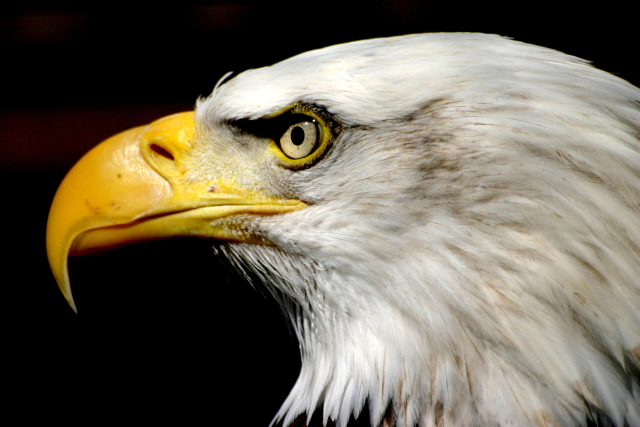
#> input picture session_1_images/eagle_image.jpg, 1279 x 853 px (shown at 1/2 size); its folder holds 4 pictures in this run
$ jupyter execute --allow-errors Session_2_Basics_of_Python.ipynb
#> lines starting #> are read from the running program, lines starting #| are printed output that depends on the picture
# The ins and outs of Python

Every programming language has its own set of keywords and rules that programers need to follow when writing their code. As mentioned in the first session, Python has a very simple syntax that is easy to learn and follow.

The following are the fundamentals of programming that you will need to get started. As you practice and progress your skills you can cover more advanced topics. The great thing about these fundamentals is that they are the building blocks of all programs and all languages incorporate them in some form or another. Once you wish to learn another programming language all of these fundamental concepts will still apply and you will only need to learn how to write/utilize them in the new language.

### Basic Syntax

- programs are split into blocks of code that accomplish subtasks which are chained together to achieve the main task of the program
- some times blocks are a requirement of the programming language (e.g. loops) and other times the decision of using blocks is at the descretion of the programmer (e.g. user-define functions)
- using code blocks intentionally can make a problem easier to solve, a program easier to understand, and when done well it will allow you to reuse parts of a program in future programs
- a program can contain any number of blocks
- blocks can be nested within each other and can made up of any number of lines
- some programming languages use punctuation for dividing blocks (e.g. curly brackets {})
- **Python** uses **whitespace indentions** to divide blocks and enforce its structure
- the standard indention for each new block is 4 spaces (1 tab) from the previous block

For example in an *if statement*:

[cell 1]
if True:
    print("True")

everything that follows the line *if True:* needs to be distinguished as a block that we only want to run when the *condition* is True; as such we need to indent to separate the block from the initial line.

Nesting blocks works in the same way, with each level of indent indicating which block the line of code belongs to:

[cell 2]
print("This line is part of block 1")
if True:
    print("This line is part of block 2")
    if True:
        print("This line is part of block 3")
    print("This line is also part of block 2")
print("This line is part of block 1 again")

Lines 1, 2, and 7 are part of the same block; lines 3, 4, and 6 are part of the same block; line 5 is on its own block

Programs will typically run on a block by block basis which means if one line of a certain block is run than the rest of the block will also run. If this shouldn't be the case for your lines of code then they should be in separate blocks.

***

- long lines of code with several components can be split among several lines for easier reading
- **Python's** *line break* character is a backslash \
- for statements within brackets (), [], or {} the backslash is not needed.
- the indention of the continued line is arbitrary; ideally something easy to read
- lines should be broken after natural points such as arithmetic symbols (+-\*/) or commas

For example

[cell 3]
total_1 = 243 + 23452 + 63634
total_2 = 243 + \
          23452 + \
          63634
total_3 = 243 + \
                        23452 + \
    63634

are all valid and will be read by the computer in the same way. Note that the line for *total_2* is much easier to read than that for *total_3*.

For splitting within brackets the backslash is not needed:

[cell 4]
total = (243 +
         23452 +
         63634)
listing = [1,
           2,
           3,
           4]
print(
    "first",
    "second",
    "third"
    )

***

- comments can be added to your code to keep track of what you've done and to make it easier for other to understand
- comments are ignored by the computer when the program runs; they're purely for programmers
- **Python** uses the hash sign # for *single-line* comments and triple quotations """ """ for *mutli-line* comments
- everything on the same line and following the # will be ignored by the computer
- everything between the triple quotations will be ignored by the computer

For example:

[cell 5]
"""
Using triple quotations allows us to write
comments over several lines making it
ideal for long comments...
"""
# ...and hash allows us to write single-lined comments...
print("...") # ...which can follow on the same line as code!

***

Lastly we have a set of reserved keywords that Python uses to understand what to do. You'll notice that most code editors will highlight these words in a different color (Jupyter's default is green) to show that they are reserved and cannot be used for variable names. Here's a list:

#> (a cell that did not finish here is left out)

The majority of these will be explained and used throughout this workshop series.

***
### Variables & Data Types

- programming languages have a series of different data types and data structures to help classify data and optimze their use
- **Python** doesn't require explicit declaration of the data type the variable will store; the data type is inferred by the format of the value assigned to the variable
- values (placed to the right of an equality sign, =) can be assigned to variables (placed on the left of an equality sign =)
- variable can be named using a series of letters, numbers, and underscores but the name must start with a letter (other special characters cannot be used)
- **Python** has a number of built-in data types including: *Numbers*, *Booleans*, *Strings*, *Lists*, *Tuples*, and *Dictionaries*

Here's an example of assigning three different data types to variables:

[cell 7]
var_1 = 100
var_2 = True
var_3 = "Test"

The three variables use the standard naming convention of using lowercase with underscore separaters. Each of the variables has a different type that **Python** recognizes based on special characters and keywords.

***
##### Numbers

- *numbers* can be assigned to a variable by simply using a number value thats positive, negative, and/or a decimal
- *numbers* are further divided into subtypes *float* and *integers*
- *integers* are whole numbers and *floats* are numbers containing a decimal point
- for very large or very small values we can add powers of ten by appending *e* and the power value

E.g.

[cell 8]
var_1 = 1    # integer number
var_2 = 1.0  # float number
var_3 = 1.   # float number
var_4 = 2e3  # large float number equal to 2x(10^3) = 2x10x10x10 = 2000
var_5 = 2e-3 # small float number equal to 2x(10^(-3)) = 2/10/10/10 = 0.002

***
##### Strings

- *strings* are used to store letters, punctuation, and the character equivalents of numbers
- *strings* can be assigned to a variables by putting the data between a set of quotation marks (single or double)
- special characters and punctuation can be added to the string using the backslash \; these are called escape characters
- some common escape characters are: \n for a newline, \t for a horizontal tab, \\ for a backslash, \' for a single quote, \" for a double quote
- the escape character for single/double quotes only needs to be used if the quotes match the enclosing quotes

E.g.

[cell 9]
var_1 = "This string contains several letters, the number 314, and the following punctuation: !@#$%^&*()_+-=[]{};''<.?/"
var_2 = "5"    # this is a string of the number 5 and is used in different ways than the numberical variable

var_3 = "The newline character \n will split the string to several lines when printed and a horizontal tab \t will add space to the printed text."
print(var_3)

var_4 = "For different 'quotes' no escape character is needed."
print(var_4)

var_5 = "For the same \"quotes\" we need to use escape characters."
print(var_5)

var_6 = "A single backslash \
can be used to split the line of code (not shown when printed) and a double quote \\ will add a backslash character to the string."
print(var_6)

***
##### Booleans

- *booleans* is a logic data type that can be assigned a truth value using the keywords **True** or **False**
- *booleans* are useful when we want the program to include conditional decisions
- the *integer* values 1 and 0 are completely interchangable with **True** and **False** respectively
- when used in a conditional (e.g. *if statement*) any number besides 0 will evaluate as true
- when used in a conditional any non-empty string will evaluate as true

E.g.

[cell 10]
var_1 = True    # boolean value of true
var_2 = False   # boolean value of false
var_3 = 5.3     # non-zero number
var_4 = 0       # zero value number
var_5 = " "     # non-empty string
var_6 = ""      # empty string

if var_3:
    print("var_3 evaluated true")
if var_4:
    print("var_4 evaluated true")
if var_5:
    print("var_5 evaluated true")
if var_6:
    print("var_6 evaluated true")

***
##### Lists

- *lists* are a data structure that allow you to store a collection of data of different types in a single variable
- items in a *list* need to be contained in a set of square brackets [] and separated by commas
- all of the items you put in a list will remain in the order that you put them
- items in a list can be retrieved using *indexing* which is specificed using square brackets appended to the variable name (post-assignment)
- *indexing* also works for *string* data types
- items in a list can be reassigned by combining *indexing* with assignement

E.g.

[cell 11]
# the following list contains strings, numbers, other lists, and a boolean
list_1 = ['some string', 3, ['list in another list', 3, []], True]
print(list_1)

# we can pick out the an element using indexing with the position value (starting from zero)
print("\nfirst element:", list_1[0])
print("third element:", list_1[2])
print("fourth letter of first element:", list_1[0][3])
print("second element (of string) of first element (of inner list) of third element (of outer list):", list_1[2][0][1], "\n")

# elements can be reassigned
list_1[0] = 'new string'
list_1[1] = 'switched number with string'
print(list_1)

***
##### Tuples

- *tuples* are a similar collection of data of different types assigned using parentheses () instead of square brackets
- *tuples* can be indexed just like *lists*
- the order of data in *tuples* is preserved
- *tuples* cannot be reassigned after creation

[cell 12]
tuple_1 = (32, 's', False)
print("second element:", tuple_1[1])

***
##### Dictionaries

- *dictionaries* are another data structure for storing lots of data created using curly brackets {}
- unlike *lists* and *tuples*, data stored in *dictionaries* has two components: a key for indexing and a corresponding value
- key-value pairs are separated by a colon and each item is separated by a comma
- data stored in *dictionaries* has no particular order
- data in *dictionaries* can be reassigned

E.g.

[cell 13]
dict_1 = {"key 1": "value 1", "key 2": "value 2"}

dict_2 = {"key 1": 2, 2: "value 2", "list key": ["list of values"]}
print("The value at 'key 1' is: ", dict_2["key 1"])
print("The value at 2 is: ", dict_2[2])

***
### Operators

Operators allow us to manipulate and compare data in various ways. Operators are typically used numbers however Python implements then in a way that allows users to apply a variety of operators to strings as well.
- *Arithmetic operators* allow us to combine numberic values. These include addition (+), subtraction (-), multiplication (\*), division (/), modulus (%), exponents (\*\*), and integer division (//).
- *Assignment operators* allow us to assign a value to variables. This includes the regular assignment (=) along with a number of short forms for each arithmetic operator (+=, -=, \*=, /=, %=, \*\*=, //=) which combine the value on the right with that of the variable on the left.
- *Comparsion operators* are used when we want to compare how two values relate to each other and will produce a boolean value based on if the statement is true or not. These operators include equivalent (==), not equivalent (!=), greater than (>), less than (<), greater than or equal (>=), less than or equal (<=).
- *Logical operators* are typically combined with comparison operators to combine several comparisons into a more complex statement. These include **and**, **or**, **not**.

[cell 14]
# Arithmetic Operators
3 + 2    # (=5) addition
3 - 2    # (=1) subtraction
3 * 2    # (=6) multiplication
3 / 2    # (=1.5) division
3 % 2    # (=1) modulus
3 ** 2   # (=9) exponents
3 // 2   # (=1) integer/floor division

# Assignment Operators
x = 3    # x now has a value of 3
x += 3   # 3 is added, x now has a value of 6
x -= 3   # 3 is removed, x now has a value of 3
x *= 4   # x is quadrupled and has a value of 12
x /= 2   # x is divided by 2 and has a value of 6
x %= 4   # x is divided by the modulus 4 and now has a value of 2
x **= 3  # x is exponentialed by 3 and now has a value of 8
x //= 3  # x is integer divided by 3 and has a value of 2

# Comparison Operators
a = 3
b = 6
a == b   # False
a != b   # True
a > b    # False
a < b    # True
a >= b   # False
a <= b   # True

# Logical Operators
True and False    # False
True or False     # True
not True          # False

***
### If, For, While

As we've already seen breifly, Python has a set of decision-making and loop structures. The *If statement* is one of these which can be used run a block of code when certain conditions are met. Furthermore, the *If statement* can be followed by an optional *elif* (short for else if) or *else* statement to give our code more branching decisions and a fall-back block to run if no conditions are met.

[cell 15]
a = 3
b = 6

if a == b:
    print("a is equal to b")
elif a > b:
    print("a is greater than b")
else:
    print("a is less than b")

*If* statements are good when we want to run through a decision once but what if we need to repeat a task several times? We can then use a *For* loop to run a block of code a given number of times and use a variable to keep track of how many times the loop has run.

[cell 16]
for i in range(0,5):
    print(i)

However sometimes we may not know exactly how many times we need to loop over a block of code. In this case we can use a *While* loop to run a block of as long as the given condition is true. Unlike *For* loops if we want to keep track of the number of times the loop has run we'll need to define and increment a variable each loop.

[cell 17]
i = 0
while i < 5:
    print(i)
    i += 1

If we want to want to exit out of a loop early we can use the keyword **break** and if we want to skip the current iteration of the loop and continue onto the next we can use the **continue** keyword.

[cell 18]
# Example of using break to exit an infinite while loop
i = 0
while True:
    if i >= 5:
        break
    i += 1

# Example of using continue to skip printing the number 3 on the 4th iteration
for i in range(0,5):
    if i == 3:
        continue
    print(i)

***
### Functions
Functions are a very useful tool when programming. They allow you to better organize your code and create an easily resuable block. Functions can be created using the keyword **def** followed by the function name and a set of brackets.

[cell 19]
# Creating a function
def example_function():
    # Block of code that runs when the function runs
    print("running example_function")
    return

# Calling a function
example_function()

You can provide parameters to your function by naming the variable within the paratheses during definition, and you can return values by placing them after the **return** keyword.

[cell 20]
def add_numbers(num_1, num_2):
    sum_value = num_1 + num_2
    return sum_value

add_numbers(2,3)

***
### Libraries

We people design a set of useful functions and classes for Python they may package them tools in separate files called *Libraries* or *modules*. These libraries can then be imported into other code and used without having to rewrite the functions for every new program. These libraries can be imported in several ways depending on how you want to use them.

[cell 21]
# Importing the entire library
import numpy
numpy.sqrt(4)

# Importing the entire library using a short form
import numpy as np
np.sqrt(4)

# Importing the entire library without requiring the name when calling functions
from numpy import *
sqrt(4)

# Importing only the functions from the library that you need
from numpy import sqrt, absolute
absolute(-2)

# Importing only the function from the library that you need using a short form
from numpy import absolute as absl
absl(-3)

***
### Classes and Objects

Classes and objects are very important topics in programming especially in the subject of object-oriented programming. A class refers to a structure we can define, similar to functions, that define an object. When create a unique instance of the class we call it an object. The object, based on the class that defines it, has a set of variables that define it and a set of functions (called methods) which relate to it.

Defining classes is outside of the scope of this workshop however classes are commonly used in Python modules and it's useful to understand objects when we create them.

A simple example is a *string* variable which is always wrapped in an object structure when we create it.

[cell 22]
our_string = str("Test")    # This is the way we create an instant of a class;
                            # for strings this is equivalent to our_string = "Test"
type(our_string)

In this example *str* is the class and *our_string* is the object. The word "Test" is a variable value that we assign to the object when we created it. However the object also has several methods that we can call to perform various tasks. These methods can be called by appending the object name with a period followed by the method name and a set of parentheses

[cell 23]
# Call the lower() method to get a lower case version of our text
our_string.lower()

You can call *help* on functions and classes to get some documentation on how to use them and what methods they have

[cell 24]
help(str)

# Examples

Now that we're familiar with the basics we can practice and expand our knowledge through some simple examples. Let's start by reviewing the program from the Task Automation section from our first session.

### Task automation program revisited

[cell 25]
# Get a list of file names in the images folder
from PIL import Image
from os import listdir
files = listdir("session_1_images/")
print(files)

# Process each file in the directory
for file in files:
    # Open the image
    filename = "session_1_images/" + file
    image = Image.open(filename)
#> image is the input picture: PIL image 1279x853 RGB; mean R, G, B 110.2, 103.1, 87.8
    # Resize the image
    image = image.resize((image.width//2, image.height//2))
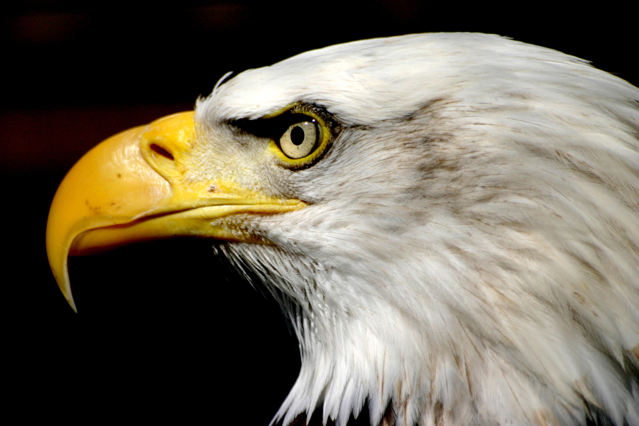
#> image: PIL image 639x426 RGB; mean R, G, B 110.3, 103.1, 87.8
    # Find the new filename and save the image
    filename = filename[:-4] + "_" + str(image.width) + "x" + str(image.height) + filename[-4:]
#> (the rest of the program and of its run is left out)
